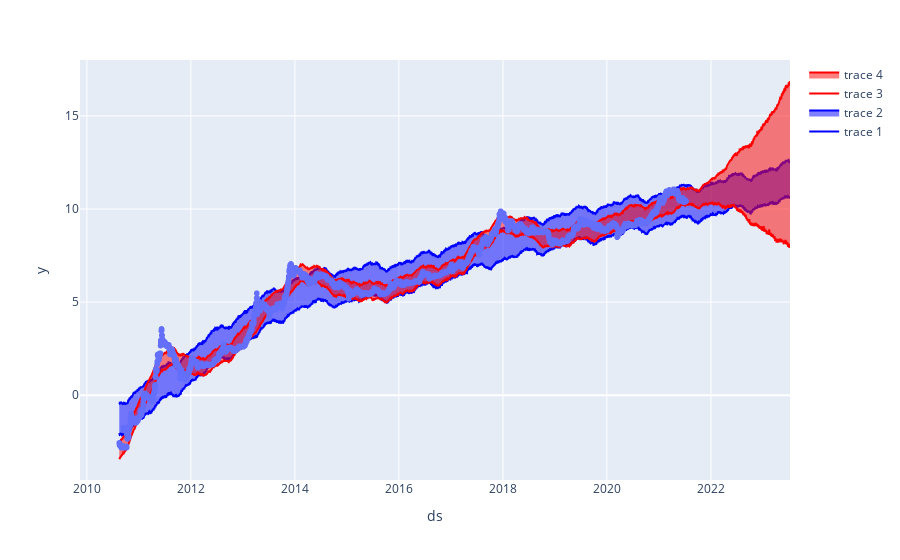

Notebook cell for this chart:
### Code cell
import plotly.graph_objects as go
import plotly.express as px
from plotly.subplots import make_subplots

configure_plotly_browser_state()
# Create figure with secondary y-axis
fig = make_subplots(specs=[[{"secondary_y": True}]])

fig = px.scatter(bitcoin, x='ds', y='y', hover_data=['Value'])
fig.add_trace(go.Scatter(x=output.index, y=output.yhat_upper_x,
    fill=None,
    opacity=0.5,
    mode='lines',
    line_color='blue'
    ))
fig.add_trace(go.Scatter(x=output.index, y=output.yhat_lower_x,
    fill='tonexty', opacity=0.5, # fill area between trace0 and trace1
    mode='lines', line_color='blue'))
fig.add_trace(go.Scatter(x=output.index, y=output.yhat_upper_y,
    fill=None,
    opacity=0.5,
    mode='lines',
    line_color='red'
    ))
fig.add_trace(go.Scatter(x=output.index, y=output.yhat_lower_y,
    fill='tonexty', opacity=0.5, # fill area between trace0 and trace1
    mode='lines', line_color='red'))
fig.update_layout(hovermode="x")
fig.show()

### Figure 1 — Plotly figure (JSON) as saved in the notebook; plotly's stock layout.template omitted (floating-point values rounded to 4 significant figures; data arrays with more than 128 entries replaced by an {"elided": "..."} marker saying what was removed)
{"data": [{"hovertemplate": "ds=%{x}<br>y=%{y}<br>Value=%{customdata[0]}", "showlegend": false, "legendgroup": "", "name": "", "yaxis": "y", "customdata": {"elided": "3981x1 float values"}, "y": {"elided": "3981 float values"}, "hoverlabel": {"namelength": 0}, "mode": "markers", "xaxis": "x", "marker": {"color": "#636efa", "symbol": "circle"}, "x": {"elided": "3981 str values"}, "type": "scattergl"}, {"opacity": 0.5, "mode": "lines", "y": {"elided": "4711 float values"}, "x": {"elided": "4711 str values"}, "line": {"color": "blue"}, "type": "scatter"}, {"opacity": 0.5, "mode": "lines", "y": {"elided": "4711 float values"}, "x": {"elided": "4711 str values"}, "line": {"color": "blue"}, "type": "scatter", "fill": "tonexty"}, {"opacity": 0.5, "mode": "lines", "y": {"elided": "4711 float values"}, "x": {"elided": "4711 str values"}, "line": {"color": "red"}, "type": "scatter"}, {"opacity": 0.5, "mode": "lines", "y": {"elided": "4711 float values"}, "x": {"elided": "4711 str values"}, "line": {"color": "red"}, "type": "scatter", "fill": "tonexty"}], "layout": {"xaxis": {"domain": [0, 1], "anchor": "y", "title": {"text": "ds"}}, "yaxis": {"domain": [0, 1], "anchor": "x", "title": {"text": "y"}}, "hovermode": "x", "margin": {"t": 60}, "legend": {"tracegroupgap": 0}}}
